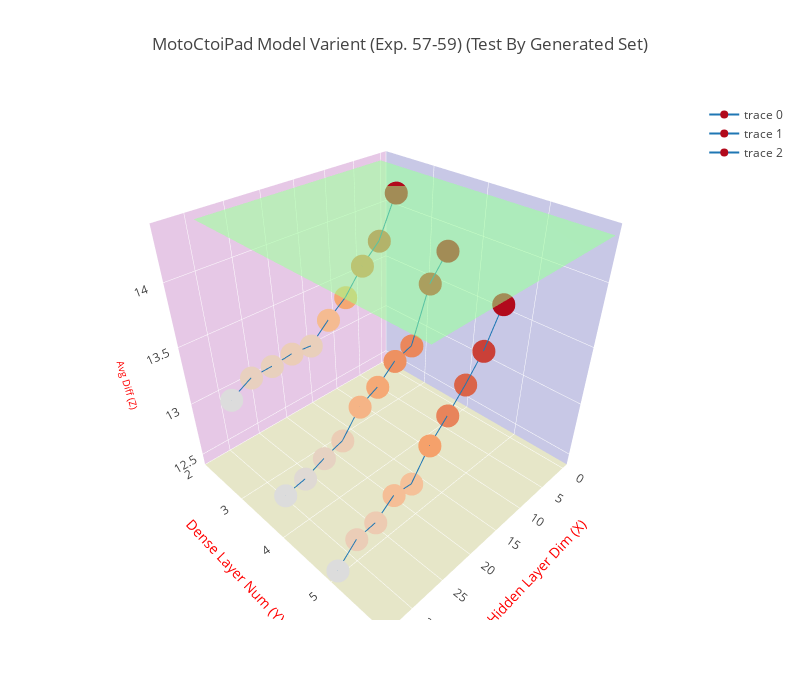

Notebook cell for this chart:
### Code cell
trace = go.Scatter3d(
    x=x1, y=y1, z=z1,
    marker=dict(
        size=8,
        color=z1
    ),
    line=dict(
        color='#1f77b4',
        width=2
    )
)

trace2 = go.Scatter3d(
    x=x2, y=y2, z=z2,
    marker=dict(
        size=8,
        color=z2
    ),
    line=dict(
        color='#1f77b4',
        width=2
    )
)

trace3 = go.Scatter3d(
    x=x3, y=y3, z=z3,
    marker=dict(
        size=8,
        color=z3
    ),
    line=dict(
        color='#1f77b4',
        width=2
    )
)

trace4 = go.Surface(
    z=polyfit_list,
    opacity=0.5,
    colorscale='Jet',
    showscale=False
)

data = [trace, trace2, trace3, trace4]
layout = go.Layout(
    width=800,
    height=700,
    title= title,
    scene=dict(
        xaxis=dict(
            title='Hidden Layer Dim (X)',
            titlefont=dict(
                size=14,
                color='#ff0000'
            ),
            gridcolor='rgb(255, 255, 255)',
            zerolinecolor='rgb(255, 255, 255)',
            showbackground=True,
            backgroundcolor='rgb(200, 200, 230)'
        ),
        yaxis=dict(
            nticks = 5,
            range = [2, 6],
            title='Dense Layer Num (Y)',
            titlefont=dict(
                size=14,
                color='#ff0000'
            ),
            gridcolor='rgb(255, 255, 255)',
            zerolinecolor='rgb(255, 255, 255)',
            showbackground=True,
            backgroundcolor='rgb(230, 200, 230)'
        ),
        zaxis=dict(
            title='Avg Diff (Z)',
            titlefont=dict(
                size=10,
                color='#ff0000'
            ),
            gridcolor='rgb(255, 255, 255)',
            zerolinecolor='rgb(255, 255, 255)',
            showbackground=True,
            backgroundcolor='rgb(230, 230, 200)'
        ),
    )
)

fig = go.Figure(data=data, layout=layout)
plotly.offline.iplot(fig)

### Figure 1 — Plotly figure (JSON) as saved in the notebook; plotly's stock layout.template omitted (floating-point values rounded to 4 significant figures; data arrays with more than 128 entries replaced by an {"elided": "..."} marker saying what was removed)
{"data": [{"line": {"color": "#1f77b4", "width": 2}, "marker": {"color": [14.3, 13.99, 13.85, 13.66, 13.54, 13.4, 13.41, 13.39, 13.39, 13.29], "size": 8}, "type": "scatter3d", "uid": "56b891f8-dc70-11e8-a7be-001a7dda7111", "x": [6, 9, 12, 15, 18, 21, 24, 27, 30, 33], "y": [3, 3, 3, 3, 3, 3, 3, 3, 3, 3], "z": [14.3, 13.99, 13.85, 13.66, 13.54, 13.4, 13.41, 13.39, 13.39, 13.29]}, {"line": {"color": "#1f77b4", "width": 2}, "marker": {"color": [14.02, 13.83, 13.39, 13.34, 13.21, 13.13, 12.92, 12.87, 12.8, 12.77], "size": 8}, "type": "scatter3d", "uid": "56b891f9-dc70-11e8-b3b9-001a7dda7111", "x": [6, 9, 12, 15, 18, 21, 24, 27, 30, 33], "y": [4, 4, 4, 4, 4, 4, 4, 4, 4, 4], "z": [14.02, 13.83, 13.39, 13.34, 13.21, 13.13, 12.92, 12.87, 12.8, 12.77]}, {"line": {"color": "#1f77b4", "width": 2}, "marker": {"color": [13.8, 13.51, 13.31, 13.14, 12.98, 12.74, 12.76, 12.63, 12.61, 12.45], "size": 8}, "type": "scatter3d", "uid": "56b891fa-dc70-11e8-bf11-001a7dda7111", "x": [6, 9, 12, 15, 18, 21, 24, 27, 30, 33], "y": [5, 5, 5, 5, 5, 5, 5, 5, 5, 5], "z": [13.8, 13.51, 13.31, 13.14, 12.98, 12.74, 12.76, 12.63, 12.61, 12.45]}, {"colorscale": "Jet", "opacity": 0.5, "showscale": false, "type": "surface", "uid": "56b891fb-dc70-11e8-975f-001a7dda7111", "z": {"elided": "7x30 float values"}}], "layout": {"height": 700, "scene": {"xaxis": {"backgroundcolor": "rgb(200, 200, 230)", "gridcolor": "rgb(255, 255, 255)", "showbackground": true, "title": "Hidden Layer Dim (X)", "titlefont": {"color": "#ff0000", "size": 14}, "zerolinecolor": "rgb(255, 255, 255)"}, "yaxis": {"backgroundcolor": "rgb(230, 200, 230)", "gridcolor": "rgb(255, 255, 255)", "nticks": 5, "range": [2, 6], "showbackground": true, "title": "Dense Layer Num (Y)", "titlefont": {"color": "#ff0000", "size": 14}, "zerolinecolor": "rgb(255, 255, 255)"}, "zaxis": {"backgroundcolor": "rgb(230, 230, 200)", "gridcolor": "rgb(255, 255, 255)", "showbackground": true, "title": "Avg Diff (Z)", "titlefont": {"color": "#ff0000", "size": 10}, "zerolinecolor": "rgb(255, 255, 255)"}}, "title": "MotoCtoiPad Model Varient (Exp. 57-59) (Test By Generated Set)", "width": 800}}
